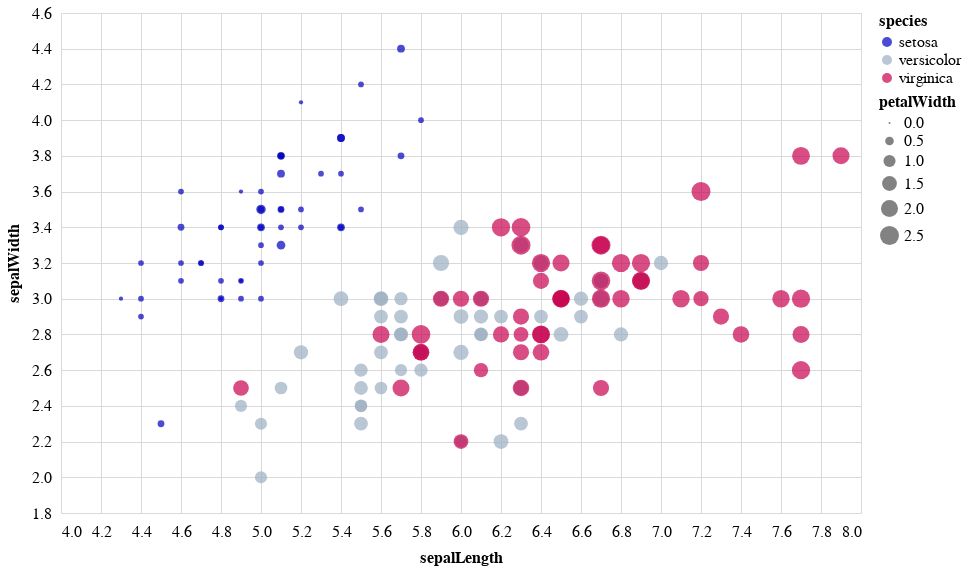

Source (notebook cell):
### Markdown cell above
## Relationship

### Code cell
# Source: https://altair-viz.github.io/gallery/index.html
source = data.iris()

alt.Chart(source).mark_circle().encode(
    alt.X('sepalLength', scale=alt.Scale(zero=False)),
    alt.Y('sepalWidth', scale=alt.Scale(zero=False, padding=1)),
    color='species',
    size='petalWidth'
).properties(
    width=800,
    height=500
)

### Figure 1 — Vega-Lite specification as saved in the notebook (floating-point values rounded to 4 significant figures; data arrays with more than 128 entries replaced by an {"elided": "..."} marker saying what was removed)
{"config": {"view": {"stroke": false}, "background": "white", "arc": {"fill": "#0000bf"}, "area": {"fill": "#0000bf"}, "bar": {"fill": "#0000bf"}, "boxplot": {"fill": "#0000bf"}, "circle": {"fill": "#0000bf"}, "line": {"stroke": "#0000bf"}, "mark": {"tooltip": true}, "path": {"stroke": "#0000bf"}, "point": {"stroke": "#0000bf"}, "rect": {"fill": "#0000bf"}, "rule": {"fill": "#0000bf"}, "shape": {"stroke": "#0000bf"}, "square": {"stroke": "#0000bf"}, "symbol": {"fill": "#0000bf"}, "title": {"font": "Arial", "color": "#000000", "fontSize": 25.0, "anchor": "start", "offset": 10}, "axis": {"titleFont": "Arial", "titleColor": "#000000", "titleFontSize": 16.0, "labelFont": "Arial", "labelColor": "#000000", "labelFontSize": 16.0, "gridColor": "#d9d9d9", "domainColor": "#000000", "tickColor": "#fff", "labelPadding": 10, "titlePadding": 10, "ticks": false, "domain": false}, "header": {"labelFont": "Arial", "titleFont": "Arial", "labelFontSize": 20, "titleFontSize": 20}, "legend": {"titleFont": "Arial", "titleColor": "#000000", "titleFontSize": 16.0, "labelFont": "Arial", "labelColor": "#000000", "labelFontSize": 16.0}, "range": {"category": ["#0000bf", "#9baec1", "#c7014f", "#83ff83", "#9999ff", "#6c7d8c", "#ff9ec4", "#009600"], "diverging": {"elided": "256 str values"}, "heatmap": {"elided": "256 str values"}, "ramp": {"elided": "256 str values"}, "ordinal": ["#c7014f", "#d23340", "#dd6530", "#e89621", "#f3c811", "#fefa02", "#d2ec00", "#a0d800", "#6ec300", "#3caf00", "#0a9a00"]}}, "data": {"name": "data-a264acbd6e539a8b3afc0cb5f240fb57"}, "mark": "circle", "encoding": {"color": {"field": "species", "type": "nominal"}, "size": {"field": "petalWidth", "type": "quantitative"}, "x": {"field": "sepalLength", "scale": {"zero": false}, "type": "quantitative"}, "y": {"field": "sepalWidth", "scale": {"padding": 1, "zero": false}, "type": "quantitative"}}, "height": 500, "width": 800, "$schema": "https://vega.github.io/schema/vega-lite/v4.17.0.json", "datasets": {"data-a264acbd6e539a8b3afc0cb5f240fb57": {"elided": "150 records"}}}
